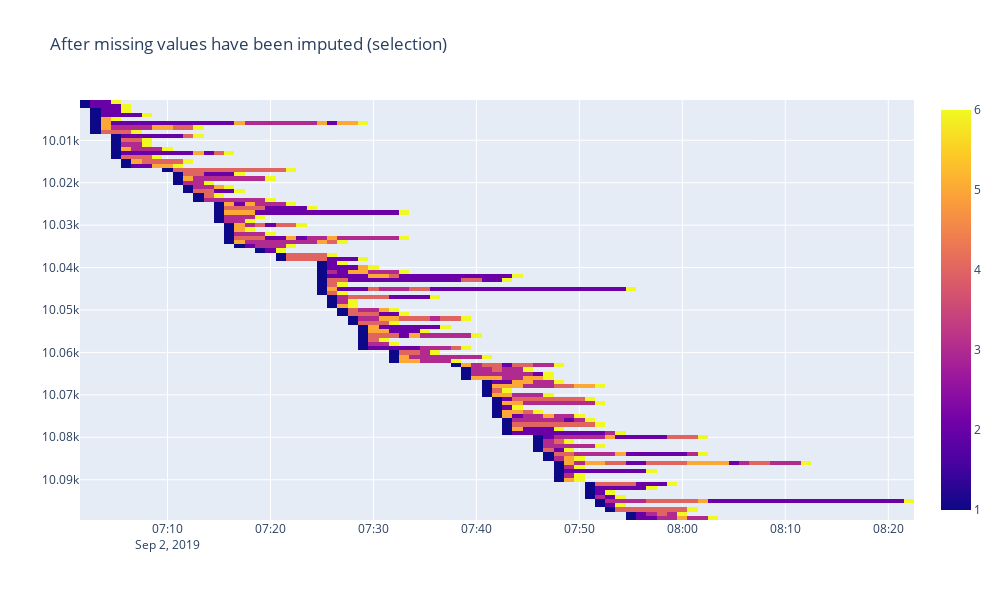

The notebook cell saved with this chart:
### Code cell
# Plot the data after missing values have been imputed
fig = go.Figure(
    go.Heatmap(
        y=df_plot_after["customer_no"],
        x=df_plot_after["timestamp"],
        z=df_plot_after["z"],
    )
)

fig.update_layout(
    title="After missing values have been imputed (selection)",
    height=600,
    width=1000,
    yaxis_autorange="reversed",
)

fig.show()

### Figure 1 — Plotly figure (JSON) as saved in the notebook; plotly's stock layout.template omitted (floating-point values rounded to 4 significant figures; data arrays with more than 128 entries replaced by an {"elided": "..."} marker saying what was removed)
{"data": [{"type": "heatmap", "x": {"elided": "817 str values"}, "y": {"elided": "817 int values"}, "z": {"elided": "817 int values"}}], "layout": {"height": 600, "title": {"text": "After missing values have been imputed (selection)"}, "width": 1000, "yaxis": {"autorange": "reversed"}}}
